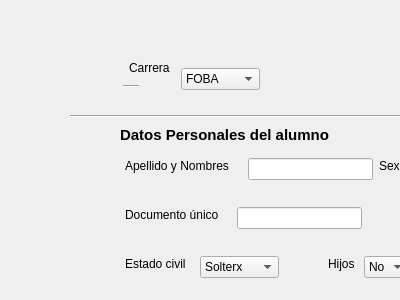
<?xml version="1.0" encoding="UTF-8"?>
<ui version="4.0">
 <class>Dialog</class>
 <widget class="QDialog" name="Dialog">
  <property name="geometry">
   <rect>
    <x>0</x>
    <y>0</y>
    <width>400</width>
    <height>300</height>
   </rect>
  </property>
  <property name="windowTitle">
   <string>Dialog</string>
  </property>
  <widget class="QLineEdit" name="lnDepto">
   <property name="geometry">
    <rect>
     <x>717</x>
     <y>305</y>
     <width>125</width>
     <height>22</height>
    </rect>
   </property>
   <property name="sizePolicy">
    <sizepolicy hsizetype="Minimum" vsizetype="Fixed">
     <horstretch>0</horstretch>
     <verstretch>0</verstretch>
    </sizepolicy>
   </property>
  </widget>
  <widget class="QLabel" name="label_15">
   <property name="geometry">
    <rect>
     <x>512</x>
     <y>305</y>
     <width>25</width>
     <height>16</height>
    </rect>
   </property>
   <property name="text">
    <string>Piso</string>
   </property>
   <property name="buddy">
    <cstring>lnPiso</cstring>
   </property>
  </widget>
  <widget class="QLineEdit" name="lnNombre">
   <property name="geometry">
    <rect>
     <x>248</x>
     <y>158</y>
     <width>125</width>
     <height>22</height>
    </rect>
   </property>
  </widget>
  <widget class="QLabel" name="label_12">
   <property name="geometry">
    <rect>
     <x>458</x>
     <y>256</y>
     <width>113</width>
     <height>16</height>
    </rect>
   </property>
   <property name="text">
    <string>Familiares a Cargo</string>
   </property>
   <property name="buddy">
    <cstring>lnFamiliar</cstring>
   </property>
  </widget>
  <widget class="QLineEdit" name="lineEdit_25">
   <property name="geometry">
    <rect>
     <x>191</x>
     <y>690</y>
     <width>125</width>
     <height>22</height>
    </rect>
   </property>
  </widget>
  <widget class="QLabel" name="label_6">
   <property name="geometry">
    <rect>
     <x>509</x>
     <y>158</y>
     <width>31</width>
     <height>16</height>
    </rect>
   </property>
   <property name="text">
    <string>Edad</string>
   </property>
   <property name="buddy">
    <cstring>lnEdad</cstring>
   </property>
  </widget>
  <widget class="QGroupBox" name="groupBox_2">
   <property name="geometry">
    <rect>
     <x>130</x>
     <y>866</y>
     <width>1181</width>
     <height>64</height>
    </rect>
   </property>
   <property name="title">
    <string>Documentación Presentada</string>
   </property>
   <widget class="QCheckBox" name="checkBox">
    <property name="geometry">
     <rect>
      <x>12</x>
      <y>30</y>
      <width>109</width>
      <height>20</height>
     </rect>
    </property>
    <property name="text">
     <string>Fotocpoia DNI</string>
    </property>
   </widget>
   <widget class="QCheckBox" name="checkBox_2">
    <property name="geometry">
     <rect>
      <x>235</x>
      <y>30</y>
      <width>255</width>
      <height>20</height>
     </rect>
    </property>
    <property name="text">
     <string>Fotocopia Título Secundario/Polimodal</string>
    </property>
   </widget>
   <widget class="QCheckBox" name="checkBox_3">
    <property name="geometry">
     <rect>
      <x>604</x>
      <y>30</y>
      <width>142</width>
      <height>20</height>
     </rect>
    </property>
    <property name="text">
     <string>Número de registro</string>
    </property>
   </widget>
   <widget class="QCheckBox" name="checkBox_6">
    <property name="geometry">
     <rect>
      <x>860</x>
      <y>30</y>
      <width>58</width>
      <height>20</height>
     </rect>
    </property>
    <property name="text">
     <string>Fotos</string>
    </property>
   </widget>
   <widget class="QCheckBox" name="checkBox_5">
    <property name="geometry">
     <rect>
      <x>1032</x>
      <y>30</y>
      <width>137</width>
      <height>20</height>
     </rect>
    </property>
    <property name="text">
     <string>Certificado Médico</string>
    </property>
   </widget>
  </widget>
  <widget class="QLabel" name="label_21">
   <property name="geometry">
    <rect>
     <x>314</x>
     <y>404</y>
     <width>32</width>
     <height>16</height>
    </rect>
   </property>
   <property name="text">
    <string>Móvil</string>
   </property>
   <property name="buddy">
    <cstring>lineEdit_16</cstring>
   </property>
  </widget>
  <widget class="QLabel" name="label_11">
   <property name="geometry">
    <rect>
     <x>328</x>
     <y>256</y>
     <width>30</width>
     <height>16</height>
    </rect>
   </property>
   <property name="text">
    <string>Hijos</string>
   </property>
   <property name="buddy">
    <cstring>cBHijos</cstring>
   </property>
  </widget>
  <widget class="QLabel" name="label_7">
   <property name="geometry">
    <rect>
     <x>125</x>
     <y>207</y>
     <width>106</width>
     <height>16</height>
    </rect>
   </property>
   <property name="text">
    <string>Documento único</string>
   </property>
   <property name="buddy">
    <cstring>lnDni</cstring>
   </property>
  </widget>
  <widget class="QLabel" name="label_14">
   <property name="geometry">
    <rect>
     <x>360</x>
     <y>305</y>
     <width>16</width>
     <height>16</height>
    </rect>
   </property>
   <property name="text">
    <string>N°</string>
   </property>
   <property name="buddy">
    <cstring>lnNum</cstring>
   </property>
  </widget>
  <widget class="Line" name="line_2">
   <property name="geometry">
    <rect>
     <x>123</x>
     <y>78</y>
     <width>16</width>
     <height>16</height>
    </rect>
   </property>
   <property name="orientation">
    <enum>Qt::Horizontal</enum>
   </property>
  </widget>
  <widget class="QLineEdit" name="lineEdit_28">
   <property name="geometry">
    <rect>
     <x>646</x>
     <y>815</y>
     <width>125</width>
     <height>22</height>
    </rect>
   </property>
   <property name="sizePolicy">
    <sizepolicy hsizetype="Preferred" vsizetype="Fixed">
     <horstretch>0</horstretch>
     <verstretch>0</verstretch>
    </sizepolicy>
   </property>
  </widget>
  <widget class="Line" name="line">
   <property name="geometry">
    <rect>
     <x>70</x>
     <y>106</y>
     <width>1281</width>
     <height>20</height>
    </rect>
   </property>
   <property name="orientation">
    <enum>Qt::Horizontal</enum>
   </property>
  </widget>
  <widget class="QLabel" name="label_13">
   <property name="geometry">
    <rect>
     <x>125</x>
     <y>305</y>
     <width>98</width>
     <height>16</height>
    </rect>
   </property>
   <property name="text">
    <string>Domicilio - Calle</string>
   </property>
   <property name="buddy">
    <cstring>lnCalle</cstring>
   </property>
  </widget>
  <widget class="QComboBox" name="cBCivil">
   <property name="geometry">
    <rect>
     <x>200</x>
     <y>256</y>
     <width>79</width>
     <height>22</height>
    </rect>
   </property>
   <item>
    <property name="text">
     <string>Solterx</string>
    </property>
   </item>
   <item>
    <property name="text">
     <string>Casadx</string>
    </property>
   </item>
   <item>
    <property name="text">
     <string>Divorciadx</string>
    </property>
   </item>
   <item>
    <property name="text">
     <string>En Convivencia</string>
    </property>
   </item>
  </widget>
  <widget class="QLabel" name="label_31">
   <property name="geometry">
    <rect>
     <x>322</x>
     <y>637</y>
     <width>87</width>
     <height>16</height>
    </rect>
   </property>
   <property name="text">
    <string>Año de Egreso</string>
   </property>
   <property name="buddy">
    <cstring>lineEdit_24</cstring>
   </property>
  </widget>
  <widget class="QLabel" name="label_27">
   <property name="geometry">
    <rect>
     <x>122</x>
     <y>531</y>
     <width>47</width>
     <height>16</height>
    </rect>
   </property>
   <property name="text">
    <string>Escuela</string>
   </property>
   <property name="buddy">
    <cstring>lineEdit_20</cstring>
   </property>
  </widget>
  <widget class="QLineEdit" name="lnPiso">
   <property name="geometry">
    <rect>
     <x>543</x>
     <y>305</y>
     <width>125</width>
     <height>22</height>
    </rect>
   </property>
   <property name="sizePolicy">
    <sizepolicy hsizetype="Minimum" vsizetype="Fixed">
     <horstretch>0</horstretch>
     <verstretch>0</verstretch>
    </sizepolicy>
   </property>
  </widget>
  <widget class="QLabel" name="label_33">
   <property name="geometry">
    <rect>
     <x>120</x>
     <y>456</y>
     <width>246</width>
     <height>18</height>
    </rect>
   </property>
   <property name="text">
    <string>&lt;html&gt;&lt;head/&gt;&lt;body&gt;&lt;p&gt;&lt;span style=&quot; font-size:11pt; font-weight:600;&quot;&gt;Estudios Cursados&lt;/span&gt;&lt;/p&gt;&lt;/body&gt;&lt;/html&gt;</string>
   </property>
  </widget>
  <widget class="QLabel" name="label">
   <property name="geometry">
    <rect>
     <x>129</x>
     <y>60</y>
     <width>46</width>
     <height>16</height>
    </rect>
   </property>
   <property name="text">
    <string>Carrera</string>
   </property>
   <property name="buddy">
    <cstring>cBCarrera</cstring>
   </property>
  </widget>
  <widget class="QLabel" name="label_26">
   <property name="geometry">
    <rect>
     <x>456</x>
     <y>478</y>
     <width>95</width>
     <height>16</height>
    </rect>
   </property>
   <property name="text">
    <string>&lt;html&gt;&lt;head/&gt;&lt;body&gt;&lt;p&gt;&lt;span style=&quot; font-size:10pt;&quot;&gt;Año de Egreso&lt;/span&gt;&lt;/p&gt;&lt;/body&gt;&lt;/html&gt;</string>
   </property>
  </widget>
  <widget class="QLabel" name="label_34">
   <property name="geometry">
    <rect>
     <x>120</x>
     <y>746</y>
     <width>141</width>
     <height>18</height>
    </rect>
   </property>
   <property name="text">
    <string>&lt;html&gt;&lt;head/&gt;&lt;body&gt;&lt;p&gt;&lt;span style=&quot; font-size:11pt; font-weight:600;&quot;&gt;Datos Laborales&lt;/span&gt;&lt;/p&gt;&lt;/body&gt;&lt;/html&gt;</string>
   </property>
  </widget>
  <widget class="QPushButton" name="pushButton_2">
   <property name="geometry">
    <rect>
     <x>1190</x>
     <y>946</y>
     <width>101</width>
     <height>22</height>
    </rect>
   </property>
   <property name="text">
    <string>&amp;Limpiar</string>
   </property>
  </widget>
  <widget class="QLineEdit" name="lineEdit_30">
   <property name="geometry">
    <rect>
     <x>579</x>
     <y>777</y>
     <width>125</width>
     <height>22</height>
    </rect>
   </property>
   <property name="sizePolicy">
    <sizepolicy hsizetype="Maximum" vsizetype="Fixed">
     <horstretch>0</horstretch>
     <verstretch>0</verstretch>
    </sizepolicy>
   </property>
   <property name="maximumSize">
    <size>
     <width>16777215</width>
     <height>16777215</height>
    </size>
   </property>
  </widget>
  <widget class="QLineEdit" name="lntitulo">
   <property name="geometry">
    <rect>
     <x>325</x>
     <y>478</y>
     <width>125</width>
     <height>22</height>
    </rect>
   </property>
  </widget>
  <widget class="QLabel" name="label_24">
   <property name="geometry">
    <rect>
     <x>122</x>
     <y>478</y>
     <width>197</width>
     <height>16</height>
    </rect>
   </property>
   <property name="text">
    <string>&lt;html&gt;&lt;head/&gt;&lt;body&gt;&lt;p&gt;&lt;span style=&quot; font-size:10pt;&quot;&gt;Título nivel medio o polimodal&lt;/span&gt;&lt;/p&gt;&lt;/body&gt;&lt;/html&gt;</string>
   </property>
   <property name="buddy">
    <cstring>lntitulo</cstring>
   </property>
  </widget>
  <widget class="QComboBox" name="cBCarrera">
   <property name="geometry">
    <rect>
     <x>181</x>
     <y>68</y>
     <width>79</width>
     <height>22</height>
    </rect>
   </property>
   <property name="sizePolicy">
    <sizepolicy hsizetype="Expanding" vsizetype="Fixed">
     <horstretch>0</horstretch>
     <verstretch>0</verstretch>
    </sizepolicy>
   </property>
   <item>
    <property name="text">
     <string>FOBA</string>
    </property>
   </item>
   <item>
    <property name="text">
     <string>Tecnicatura</string>
    </property>
   </item>
   <item>
    <property name="text">
     <string>Profesorado de Artes Plásticas</string>
    </property>
   </item>
   <item>
    <property name="text">
     <string>Cursos Extraprogramáticos</string>
    </property>
   </item>
  </widget>
  <widget class="QSlider" name="hSEdad">
   <property name="geometry">
    <rect>
     <x>546</x>
     <y>161</y>
     <width>84</width>
     <height>16</height>
    </rect>
   </property>
   <property name="sizePolicy">
    <sizepolicy hsizetype="Minimum" vsizetype="Fixed">
     <horstretch>0</horstretch>
     <verstretch>0</verstretch>
    </sizepolicy>
   </property>
   <property name="value">
    <number>50</number>
   </property>
   <property name="orientation">
    <enum>Qt::Horizontal</enum>
   </property>
   <property name="tickPosition">
    <enum>QSlider::NoTicks</enum>
   </property>
   <property name="tickInterval">
    <number>5</number>
   </property>
  </widget>
  <widget class="QLabel" name="label_4">
   <property name="geometry">
    <rect>
     <x>125</x>
     <y>158</y>
     <width>117</width>
     <height>16</height>
    </rect>
   </property>
   <property name="text">
    <string>Apellido y Nombres</string>
   </property>
   <property name="buddy">
    <cstring>lnNombre</cstring>
   </property>
  </widget>
  <widget class="QLineEdit" name="lineEdit_15">
   <property name="geometry">
    <rect>
     <x>648</x>
     <y>355</y>
     <width>125</width>
     <height>22</height>
    </rect>
   </property>
   <property name="sizePolicy">
    <sizepolicy hsizetype="Preferred" vsizetype="Fixed">
     <horstretch>0</horstretch>
     <verstretch>0</verstretch>
    </sizepolicy>
   </property>
  </widget>
  <widget class="QComboBox" name="cBSexo">
   <property name="geometry">
    <rect>
     <x>415</x>
     <y>158</y>
     <width>88</width>
     <height>22</height>
    </rect>
   </property>
   <property name="sizePolicy">
    <sizepolicy hsizetype="Maximum" vsizetype="Fixed">
     <horstretch>0</horstretch>
     <verstretch>0</verstretch>
    </sizepolicy>
   </property>
   <item>
    <property name="text">
     <string>Femenino</string>
    </property>
   </item>
   <item>
    <property name="text">
     <string>Masculino</string>
    </property>
   </item>
  </widget>
  <widget class="QLabel" name="label_29">
   <property name="geometry">
    <rect>
     <x>122</x>
     <y>637</y>
     <width>63</width>
     <height>16</height>
    </rect>
   </property>
   <property name="text">
    <string>Institución</string>
   </property>
   <property name="buddy">
    <cstring>lineEdit_23</cstring>
   </property>
  </widget>
  <widget class="QLabel" name="label_9">
   <property name="geometry">
    <rect>
     <x>694</x>
     <y>207</y>
     <width>125</width>
     <height>16</height>
    </rect>
   </property>
   <property name="text">
    <string>Lugar de Nacimiento</string>
   </property>
   <property name="buddy">
    <cstring>lnLugar</cstring>
   </property>
  </widget>
  <widget class="QLineEdit" name="lnEdad">
   <property name="geometry">
    <rect>
     <x>636</x>
     <y>158</y>
     <width>125</width>
     <height>22</height>
    </rect>
   </property>
   <property name="sizePolicy">
    <sizepolicy hsizetype="Minimum" vsizetype="Fixed">
     <horstretch>0</horstretch>
     <verstretch>0</verstretch>
    </sizepolicy>
   </property>
   <property name="minimumSize">
    <size>
     <width>125</width>
     <height>0</height>
    </size>
   </property>
  </widget>
  <widget class="QLabel" name="label_10">
   <property name="geometry">
    <rect>
     <x>125</x>
     <y>256</y>
     <width>69</width>
     <height>16</height>
    </rect>
   </property>
   <property name="text">
    <string>Estado civil</string>
   </property>
  </widget>
  <widget class="QLabel" name="label_8">
   <property name="geometry">
    <rect>
     <x>411</x>
     <y>207</y>
     <width>127</width>
     <height>16</height>
    </rect>
   </property>
   <property name="text">
    <string>Fecha de Nacimiento</string>
   </property>
   <property name="buddy">
    <cstring>dENac</cstring>
   </property>
  </widget>
  <widget class="QLineEdit" name="lineEdit_12">
   <property name="geometry">
    <rect>
     <x>229</x>
     <y>355</y>
     <width>125</width>
     <height>22</height>
    </rect>
   </property>
  </widget>
  <widget class="QLabel" name="label_25">
   <property name="geometry">
    <rect>
     <x>352</x>
     <y>531</y>
     <width>44</width>
     <height>16</height>
    </rect>
   </property>
   <property name="text">
    <string>Distrito</string>
   </property>
   <property name="buddy">
    <cstring>lineEdit_21</cstring>
   </property>
  </widget>
  <widget class="QComboBox" name="cBHijos">
   <property name="geometry">
    <rect>
     <x>364</x>
     <y>256</y>
     <width>45</width>
     <height>22</height>
    </rect>
   </property>
   <item>
    <property name="text">
     <string>No</string>
    </property>
   </item>
   <item>
    <property name="text">
     <string>1</string>
    </property>
   </item>
   <item>
    <property name="text">
     <string>2</string>
    </property>
   </item>
   <item>
    <property name="text">
     <string>3</string>
    </property>
   </item>
   <item>
    <property name="text">
     <string>4</string>
    </property>
   </item>
   <item>
    <property name="text">
     <string>5</string>
    </property>
   </item>
   <item>
    <property name="text">
     <string>6</string>
    </property>
   </item>
   <item>
    <property name="text">
     <string>7</string>
    </property>
   </item>
   <item>
    <property name="text">
     <string>8</string>
    </property>
   </item>
   <item>
    <property name="text">
     <string>9</string>
    </property>
   </item>
   <item>
    <property name="text">
     <string>10</string>
    </property>
   </item>
  </widget>
  <widget class="QLabel" name="label_23">
   <property name="geometry">
    <rect>
     <x>281</x>
     <y>777</y>
     <width>56</width>
     <height>16</height>
    </rect>
   </property>
   <property name="text">
    <string>Actividad</string>
   </property>
   <property name="buddy">
    <cstring>lineEdit_29</cstring>
   </property>
  </widget>
  <widget class="QLineEdit" name="lnNum">
   <property name="geometry">
    <rect>
     <x>381</x>
     <y>305</y>
     <width>125</width>
     <height>22</height>
    </rect>
   </property>
   <property name="sizePolicy">
    <sizepolicy hsizetype="Fixed" vsizetype="Fixed">
     <horstretch>0</horstretch>
     <verstretch>0</verstretch>
    </sizepolicy>
   </property>
  </widget>
  <widget class="QLineEdit" name="lineEdit_26">
   <property name="geometry">
    <rect>
     <x>415</x>
     <y>690</y>
     <width>125</width>
     <height>22</height>
    </rect>
   </property>
   <property name="sizePolicy">
    <sizepolicy hsizetype="Preferred" vsizetype="Fixed">
     <horstretch>0</horstretch>
     <verstretch>0</verstretch>
    </sizepolicy>
   </property>
  </widget>
  <widget class="QDateEdit" name="dENac">
   <property name="geometry">
    <rect>
     <x>544</x>
     <y>207</y>
     <width>101</width>
     <height>23</height>
    </rect>
   </property>
   <property name="inputMethodHints">
    <set>Qt::ImhPreferNumbers</set>
   </property>
   <property name="wrapping">
    <bool>true</bool>
   </property>
   <property name="accelerated">
    <bool>true</bool>
   </property>
   <property name="displayFormat">
    <string>dd/MM/yyyy</string>
   </property>
   <property name="calendarPopup">
    <bool>true</bool>
   </property>
  </widget>
  <widget class="QLineEdit" name="lineEdit_22">
   <property name="geometry">
    <rect>
     <x>216</x>
     <y>584</y>
     <width>125</width>
     <height>22</height>
    </rect>
   </property>
  </widget>
  <widget class="QLabel" name="label_19">
   <property name="geometry">
    <rect>
     <x>626</x>
     <y>355</y>
     <width>16</width>
     <height>16</height>
    </rect>
   </property>
   <property name="text">
    <string>CP</string>
   </property>
   <property name="buddy">
    <cstring>lineEdit_15</cstring>
   </property>
  </widget>
  <widget class="QLineEdit" name="lnLugar">
   <property name="geometry">
    <rect>
     <x>825</x>
     <y>207</y>
     <width>125</width>
     <height>22</height>
    </rect>
   </property>
  </widget>
  <widget class="QLineEdit" name="lineEdit_16">
   <property name="geometry">
    <rect>
     <x>352</x>
     <y>404</y>
     <width>125</width>
     <height>22</height>
    </rect>
   </property>
   <property name="sizePolicy">
    <sizepolicy hsizetype="Maximum" vsizetype="Fixed">
     <horstretch>0</horstretch>
     <verstretch>0</verstretch>
    </sizepolicy>
   </property>
  </widget>
  <widget class="QLabel" name="label_2">
   <property name="geometry">
    <rect>
     <x>1157</x>
     <y>60</y>
     <width>24</width>
     <height>16</height>
    </rect>
   </property>
   <property name="text">
    <string>Año</string>
   </property>
   <property name="buddy">
    <cstring>lnCiclo</cstring>
   </property>
  </widget>
  <widget class="QLineEdit" name="lineEdit_11">
   <property name="geometry">
    <rect>
     <x>452</x>
     <y>355</y>
     <width>125</width>
     <height>22</height>
    </rect>
   </property>
  </widget>
  <widget class="QLineEdit" name="lineEdit_24">
   <property name="geometry">
    <rect>
     <x>415</x>
     <y>637</y>
     <width>125</width>
     <height>22</height>
    </rect>
   </property>
   <property name="sizePolicy">
    <sizepolicy hsizetype="Preferred" vsizetype="Fixed">
     <horstretch>0</horstretch>
     <verstretch>0</verstretch>
    </sizepolicy>
   </property>
  </widget>
  <widget class="QLineEdit" name="lineEdit_14">
   <property name="geometry">
    <rect>
     <x>183</x>
     <y>404</y>
     <width>125</width>
     <height>22</height>
    </rect>
   </property>
   <property name="sizePolicy">
    <sizepolicy hsizetype="Preferred" vsizetype="Fixed">
     <horstretch>0</horstretch>
     <verstretch>0</verstretch>
    </sizepolicy>
   </property>
  </widget>
  <widget class="QLineEdit" name="lineEdit_27">
   <property name="geometry">
    <rect>
     <x>356</x>
     <y>815</y>
     <width>125</width>
     <height>22</height>
    </rect>
   </property>
  </widget>
  <widget class="QLabel" name="label_3">
   <property name="geometry">
    <rect>
     <x>120</x>
     <y>126</y>
     <width>246</width>
     <height>18</height>
    </rect>
   </property>
   <property name="text">
    <string>&lt;html&gt;&lt;head/&gt;&lt;body&gt;&lt;p&gt;&lt;span style=&quot; font-size:11pt; font-weight:600;&quot;&gt;Datos Personales del alumno&lt;/span&gt;&lt;/p&gt;&lt;/body&gt;&lt;/html&gt;</string>
   </property>
  </widget>
  <widget class="QLineEdit" name="lnCiclo">
   <property name="geometry">
    <rect>
     <x>1187</x>
     <y>68</y>
     <width>125</width>
     <height>22</height>
    </rect>
   </property>
   <property name="sizePolicy">
    <sizepolicy hsizetype="Preferred" vsizetype="Fixed">
     <horstretch>0</horstretch>
     <verstretch>0</verstretch>
    </sizepolicy>
   </property>
  </widget>
  <widget class="QLabel" name="label_30">
   <property name="geometry">
    <rect>
     <x>122</x>
     <y>690</y>
     <width>63</width>
     <height>16</height>
    </rect>
   </property>
   <property name="text">
    <string>Institución</string>
   </property>
   <property name="buddy">
    <cstring>lineEdit_25</cstring>
   </property>
  </widget>
  <widget class="QLabel" name="label_5">
   <property name="geometry">
    <rect>
     <x>379</x>
     <y>158</y>
     <width>30</width>
     <height>16</height>
    </rect>
   </property>
   <property name="text">
    <string>Sexo</string>
   </property>
   <property name="buddy">
    <cstring>cBSexo</cstring>
   </property>
  </widget>
  <widget class="QPushButton" name="pushButton">
   <property name="geometry">
    <rect>
     <x>1069</x>
     <y>946</y>
     <width>101</width>
     <height>22</height>
    </rect>
   </property>
   <property name="text">
    <string>&amp;Siguiente &gt;&gt;</string>
   </property>
  </widget>
  <widget class="QLineEdit" name="lnFamiliar">
   <property name="geometry">
    <rect>
     <x>577</x>
     <y>256</y>
     <width>125</width>
     <height>22</height>
    </rect>
   </property>
  </widget>
  <widget class="QLineEdit" name="lineEdit_20">
   <property name="geometry">
    <rect>
     <x>175</x>
     <y>531</y>
     <width>125</width>
     <height>22</height>
    </rect>
   </property>
   <property name="sizePolicy">
    <sizepolicy hsizetype="Expanding" vsizetype="Fixed">
     <horstretch>0</horstretch>
     <verstretch>0</verstretch>
    </sizepolicy>
   </property>
  </widget>
  <widget class="QLabel" name="label_35">
   <property name="geometry">
    <rect>
     <x>474</x>
     <y>777</y>
     <width>99</width>
     <height>16</height>
    </rect>
   </property>
   <property name="text">
    <string>Horario Habitual</string>
   </property>
   <property name="buddy">
    <cstring>lineEdit_30</cstring>
   </property>
  </widget>
  <widget class="QLabel" name="label_22">
   <property name="geometry">
    <rect>
     <x>483</x>
     <y>404</y>
     <width>111</width>
     <height>16</height>
    </rect>
   </property>
   <property name="text">
    <string>Correo Electrónico</string>
   </property>
   <property name="buddy">
    <cstring>lineEdit_17</cstring>
   </property>
  </widget>
  <widget class="QLabel" name="label_32">
   <property name="geometry">
    <rect>
     <x>322</x>
     <y>690</y>
     <width>87</width>
     <height>16</height>
    </rect>
   </property>
   <property name="text">
    <string>Año de Egreso</string>
   </property>
   <property name="buddy">
    <cstring>lineEdit_26</cstring>
   </property>
  </widget>
  <widget class="QLabel" name="label_16">
   <property name="geometry">
    <rect>
     <x>674</x>
     <y>305</y>
     <width>37</width>
     <height>16</height>
    </rect>
   </property>
   <property name="text">
    <string>Depto</string>
   </property>
   <property name="buddy">
    <cstring>lnDepto</cstring>
   </property>
  </widget>
  <widget class="QLineEdit" name="lineEdit_29">
   <property name="geometry">
    <rect>
     <x>343</x>
     <y>777</y>
     <width>125</width>
     <height>22</height>
    </rect>
   </property>
  </widget>
  <widget class="QLineEdit" name="lineEdit_17">
   <property name="geometry">
    <rect>
     <x>600</x>
     <y>404</y>
     <width>125</width>
     <height>22</height>
    </rect>
   </property>
   <property name="sizePolicy">
    <sizepolicy hsizetype="Expanding" vsizetype="Fixed">
     <horstretch>100</horstretch>
     <verstretch>0</verstretch>
    </sizepolicy>
   </property>
  </widget>
  <widget class="QLabel" name="label_17">
   <property name="geometry">
    <rect>
     <x>125</x>
     <y>355</y>
     <width>98</width>
     <height>16</height>
    </rect>
   </property>
   <property name="text">
    <string>Localidad/Barrio</string>
   </property>
   <property name="buddy">
    <cstring>lineEdit_12</cstring>
   </property>
  </widget>
  <widget class="QLabel" name="label_37">
   <property name="geometry">
    <rect>
     <x>487</x>
     <y>815</y>
     <width>153</width>
     <height>16</height>
    </rect>
   </property>
   <property name="text">
    <string>Teléfono de Emergencias</string>
   </property>
   <property name="buddy">
    <cstring>lineEdit_28</cstring>
   </property>
  </widget>
  <widget class="QLabel" name="label_36">
   <property name="geometry">
    <rect>
     <x>281</x>
     <y>815</y>
     <width>69</width>
     <height>16</height>
    </rect>
   </property>
   <property name="text">
    <string>Obra Social</string>
   </property>
   <property name="buddy">
    <cstring>lineEdit_27</cstring>
   </property>
  </widget>
  <widget class="QLabel" name="label_20">
   <property name="geometry">
    <rect>
     <x>125</x>
     <y>404</y>
     <width>52</width>
     <height>16</height>
    </rect>
   </property>
   <property name="text">
    <string>Teléfono</string>
   </property>
   <property name="buddy">
    <cstring>lineEdit_14</cstring>
   </property>
  </widget>
  <widget class="QLabel" name="label_18">
   <property name="geometry">
    <rect>
     <x>403</x>
     <y>355</y>
     <width>43</width>
     <height>16</height>
    </rect>
   </property>
   <property name="text">
    <string>Partido</string>
   </property>
   <property name="buddy">
    <cstring>lineEdit_11</cstring>
   </property>
  </widget>
  <widget class="QLineEdit" name="lineEdit_23">
   <property name="geometry">
    <rect>
     <x>191</x>
     <y>637</y>
     <width>125</width>
     <height>22</height>
    </rect>
   </property>
  </widget>
  <widget class="QDateEdit" name="dateEdit_2">
   <property name="geometry">
    <rect>
     <x>557</x>
     <y>478</y>
     <width>62</width>
     <height>23</height>
    </rect>
   </property>
   <property name="currentSection">
    <enum>QDateTimeEdit::YearSection</enum>
   </property>
   <property name="displayFormat">
    <string>yyyy</string>
   </property>
   <property name="calendarPopup">
    <bool>false</bool>
   </property>
  </widget>
  <widget class="QLabel" name="label_28">
   <property name="geometry">
    <rect>
     <x>122</x>
     <y>584</y>
     <width>88</width>
     <height>16</height>
    </rect>
   </property>
   <property name="text">
    <string>Otros Estudios</string>
   </property>
   <property name="buddy">
    <cstring>lineEdit_22</cstring>
   </property>
  </widget>
  <widget class="QLineEdit" name="lnDni">
   <property name="geometry">
    <rect>
     <x>237</x>
     <y>207</y>
     <width>125</width>
     <height>22</height>
    </rect>
   </property>
   <property name="sizePolicy">
    <sizepolicy hsizetype="Preferred" vsizetype="Fixed">
     <horstretch>0</horstretch>
     <verstretch>0</verstretch>
    </sizepolicy>
   </property>
  </widget>
  <widget class="QLineEdit" name="lineEdit_21">
   <property name="geometry">
    <rect>
     <x>402</x>
     <y>531</y>
     <width>125</width>
     <height>22</height>
    </rect>
   </property>
   <property name="sizePolicy">
    <sizepolicy hsizetype="Expanding" vsizetype="Fixed">
     <horstretch>0</horstretch>
     <verstretch>0</verstretch>
    </sizepolicy>
   </property>
  </widget>
  <widget class="QLineEdit" name="lnCalle">
   <property name="geometry">
    <rect>
     <x>229</x>
     <y>305</y>
     <width>125</width>
     <height>22</height>
    </rect>
   </property>
  </widget>
  <widget class="QGroupBox" name="groupBox">
   <property name="enabled">
    <bool>true</bool>
   </property>
   <property name="geometry">
    <rect>
     <x>130</x>
     <y>776</y>
     <width>121</width>
     <height>69</height>
    </rect>
   </property>
   <property name="layoutDirection">
    <enum>Qt::LeftToRight</enum>
   </property>
   <property name="title">
    <string>Trabaja</string>
   </property>
   <property name="alignment">
    <set>Qt::AlignCenter</set>
   </property>
   <widget class="QRadioButton" name="radioButton">
    <property name="geometry">
     <rect>
      <x>10</x>
      <y>30</y>
      <width>31</width>
      <height>20</height>
     </rect>
    </property>
    <property name="text">
     <string>Sí</string>
    </property>
   </widget>
   <widget class="QRadioButton" name="radioButton_2">
    <property name="geometry">
     <rect>
      <x>60</x>
      <y>30</y>
      <width>41</width>
      <height>20</height>
     </rect>
    </property>
    <property name="text">
     <string>No</string>
    </property>
   </widget>
  </widget>
 </widget>
 <resources/>
 <connections/>
</ui>
